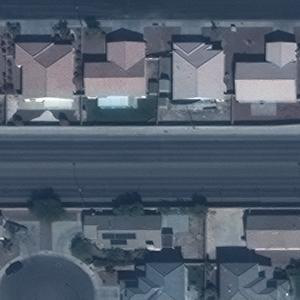
#> input picture image segmentation/img2.png, 300 x 300 px
$ python detecting_building_boundaries.py
#> lines starting #> are read from the running program, lines starting #| are printed output that depends on the picture; after the words box and inside, x2 and y2 are one past the last pixel; in counts of white or black regions, pixels touching at a corner belong together
import cv2
import numpy as np
import matplotlib.pyplot as plt

def preprocess_image(image_path, threshold_value=127, noise_removal_kernel=3):
    # Read the color image
#> called with image_path = 'img2.png', threshold_value = 127, noise_removal_kernel = 3
    color_image = cv2.imread(image_path)
#> color_image is the input picture: shape (300, 300, 3); mean B, G, R 109.7, 94.6, 82.9

    # Convert to grayscale
    gray_image = cv2.cvtColor(color_image, cv2.COLOR_BGR2GRAY)
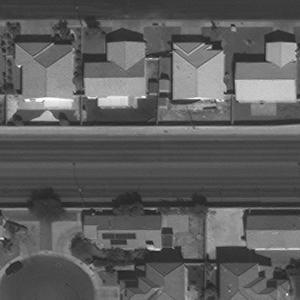
#> gray_image: shape (300, 300); min 25, max 254, mean 92.8

    # Apply binary thresholding
    _, binary_image = cv2.threshold(gray_image, threshold_value, 255, cv2.THRESH_BINARY)
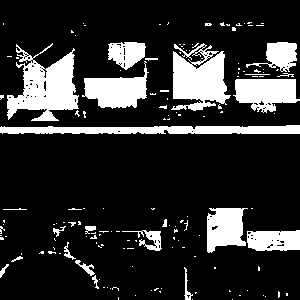
#> binary_image: shape (300, 300); 18.2% white; 152 white regions (129 under 20 px), largest, box (x1, y1, x2, y2) and area: (7, 43, 79, 121) 2994, (171, 43, 231, 111) 2591, (0, 125, 300, 134) 2155

    # Define the kernel for morphological operations
    kernel = np.ones((noise_removal_kernel, noise_removal_kernel), np.uint8)

    # Apply erosion followed by dilation to remove noise
    cleaned_binary_image = cv2.morphologyEx(binary_image, cv2.MORPH_OPEN, kernel)
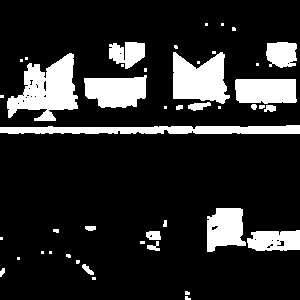
#> cleaned_binary_image: shape (300, 300); 16.2% white; 45 white regions (24 under 20 px)

    return color_image, binary_image, cleaned_binary_image

def detect_buildings(image, cleaned_image):
    # Find contours in the cleaned binary image
    contours, _ = cv2.findContours(cleaned_image, cv2.RETR_EXTERNAL, cv2.CHAIN_APPROX_SIMPLE)
#> contours = 45 contours, 27 with area under 20; largest, box (x1, y1, x2, y2) and area: (7, 53, 78, 121) 2582, (173, 52, 230, 104) 2016, (0, 125, 300, 134) 1824, (84, 75, 147, 108) 1522, (235, 79, 297, 104) 1364

    # Draw contours on the original image
    building_boundaries_image = image.copy()
    cv2.drawContours(building_boundaries_image, contours, -1, (0, 255, 0), thickness=2)
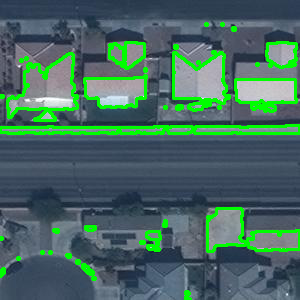
#> building_boundaries_image: shape (300, 300, 3); 9.04% of pixels changed, all inside (x1, y1, x2, y2) = (0, 22, 300, 300)

    return building_boundaries_image

def segment_and_detect(image_path, threshold_value=127, noise_removal_kernel=3):
    # Preprocess the image
    color_image, binary_image, cleaned_binary_image = preprocess_image(image_path, threshold_value, noise_removal_kernel)

    # Detect buildings and draw boundaries on the color image
    building_boundaries_image = detect_buildings(color_image, cleaned_binary_image)

    # Display the original, binary, and building-boundaries images
    plt.subplot(131), plt.imshow(cv2.cvtColor(color_image, cv2.COLOR_BGR2RGB))
    plt.title('Original Image'), plt.xticks([]), plt.yticks([])

    plt.subplot(132), plt.imshow(binary_image, cmap="gray")
    plt.title('Binary Image'), plt.xticks([]), plt.yticks([])

    plt.subplot(133), plt.imshow(cv2.cvtColor(building_boundaries_image, cv2.COLOR_BGR2RGB))
    plt.title('Building Boundaries'), plt.xticks([]), plt.yticks([])

    plt.show()
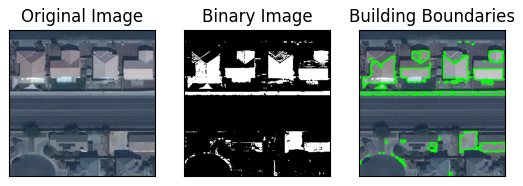
#> figure drawn by matplotlib, 3 panels

# Example usage
image_path = 'img2.png'
segment_and_detect(image_path)

$ run again, with image segmentation/img1.png copied over image segmentation/img2.png
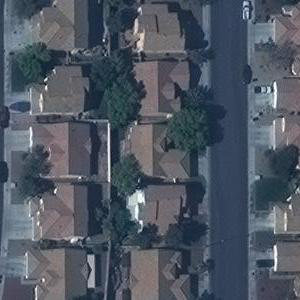
#> input picture image segmentation/img1.png, 300 x 300 px
#> in preprocess_image, color_image is the input picture: shape (300, 300, 3); mean B, G, R 98.9, 86.8, 78.4
#> in preprocess_image, `_, binary_image = cv2.threshold(gray_image, threshold_value, 255, cv2...`:
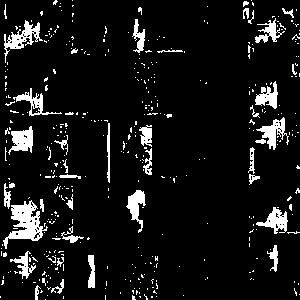
#> binary_image: shape (300, 300); 8.5% white; 417 white regions (375 under 20 px), largest, box (x1, y1, x2, y2) and area: (3, 200, 48, 249) 908, (4, 20, 43, 63) 509, (8, 126, 33, 155) 419
#> cleaned_binary_image: shape (300, 300); 5.2% white; 62 white regions (31 under 20 px)
#> contours = 62 contours, 39 with area under 20; largest, box (x1, y1, x2, y2) and area: (9, 204, 43, 240) 628, (11, 127, 33, 151) 356, (257, 207, 287, 231) 298, (127, 190, 145, 220) 282, (255, 83, 278, 108) 244
#> building_boundaries_image: shape (300, 300, 3); 6.4% of pixels changed, all inside (x1, y1, x2, y2) = (2, 0, 300, 300)
#> in segment_and_detect, `plt.show()`:
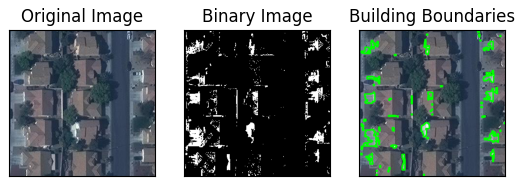
#> figure drawn by matplotlib, 3 panels

$ run again, with image segmentation/img3.png copied over image segmentation/img2.png
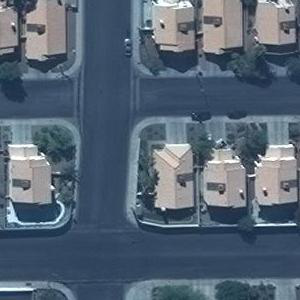
#> input picture image segmentation/img3.png, 300 x 300 px
#> in preprocess_image, color_image is the input picture: shape (300, 300, 3); mean B, G, R 117.1, 101.1, 86.1
#> in preprocess_image, `_, binary_image = cv2.threshold(gray_image, threshold_value, 255, cv2...`:
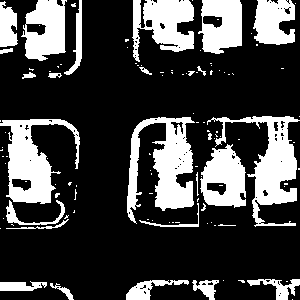
#> binary_image: shape (300, 300); 26% white; 113 white regions (86 under 20 px), largest, box (x1, y1, x2, y2) and area: (127, 117, 195, 224) 3597, (207, 116, 300, 227) 3223, (0, 119, 80, 204) 3067
#> cleaned_binary_image: shape (300, 300); 24.3% white; 58 white regions (23 under 20 px)
#> contours = 58 contours, 27 with area under 20; largest, box (x1, y1, x2, y2) and area: (127, 117, 194, 221) 3298, (0, 119, 75, 204) 2681, (240, 116, 298, 205) 2643, (201, 145, 246, 207) 1990, (143, 0, 194, 52) 1807
#> building_boundaries_image: shape (300, 300, 3); 13.71% of pixels changed, all inside (x1, y1, x2, y2) = (0, 0, 300, 300)
#> in segment_and_detect, `plt.show()`:
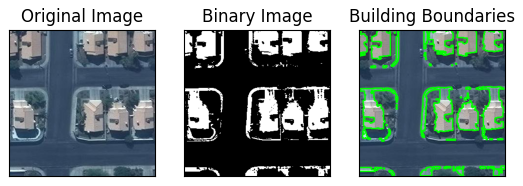
#> figure drawn by matplotlib, 3 panels

$ run again, with image segmentation/img4.png copied over image segmentation/img2.png
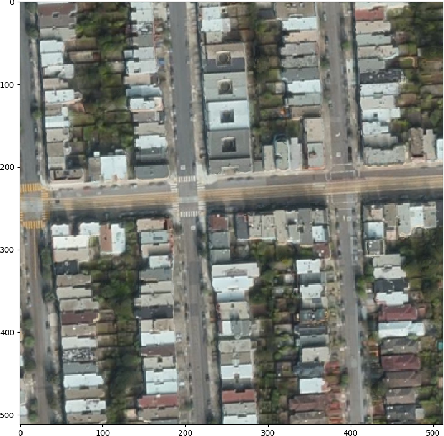
#> input picture image segmentation/img4.png, 444 x 436 px
#> in preprocess_image, color_image is the input picture: shape (436, 444, 3); mean B, G, R 123.8, 130.5, 128.9
#> in preprocess_image, `_, binary_image = cv2.threshold(gray_image, threshold_value, 255, cv2...`:
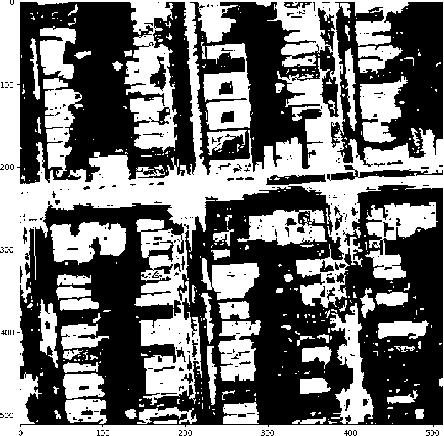
#> binary_image: shape (436, 444); 45.4% white; 363 white regions (288 under 20 px), largest, box (x1, y1, x2, y2) and area: (0, 0, 444, 436) 53759, (203, 43, 251, 130) 2556, (365, 202, 438, 280) 2548
#> cleaned_binary_image: shape (436, 444); 42.1% white; 184 white regions (74 under 20 px)
#> contours = 155 contours, 75 with area under 20; largest, box (x1, y1, x2, y2) and area: (0, 0, 444, 436) 59920, (141, 305, 200, 394) 2786, (302, 175, 444, 254) 2482, (50, 222, 126, 263) 2092, (334, 306, 373, 424) 1921
#> in segment_and_detect, `plt.show()`:
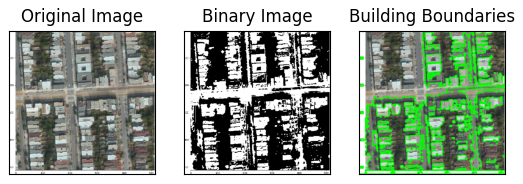
#> figure drawn by matplotlib, 3 panels
